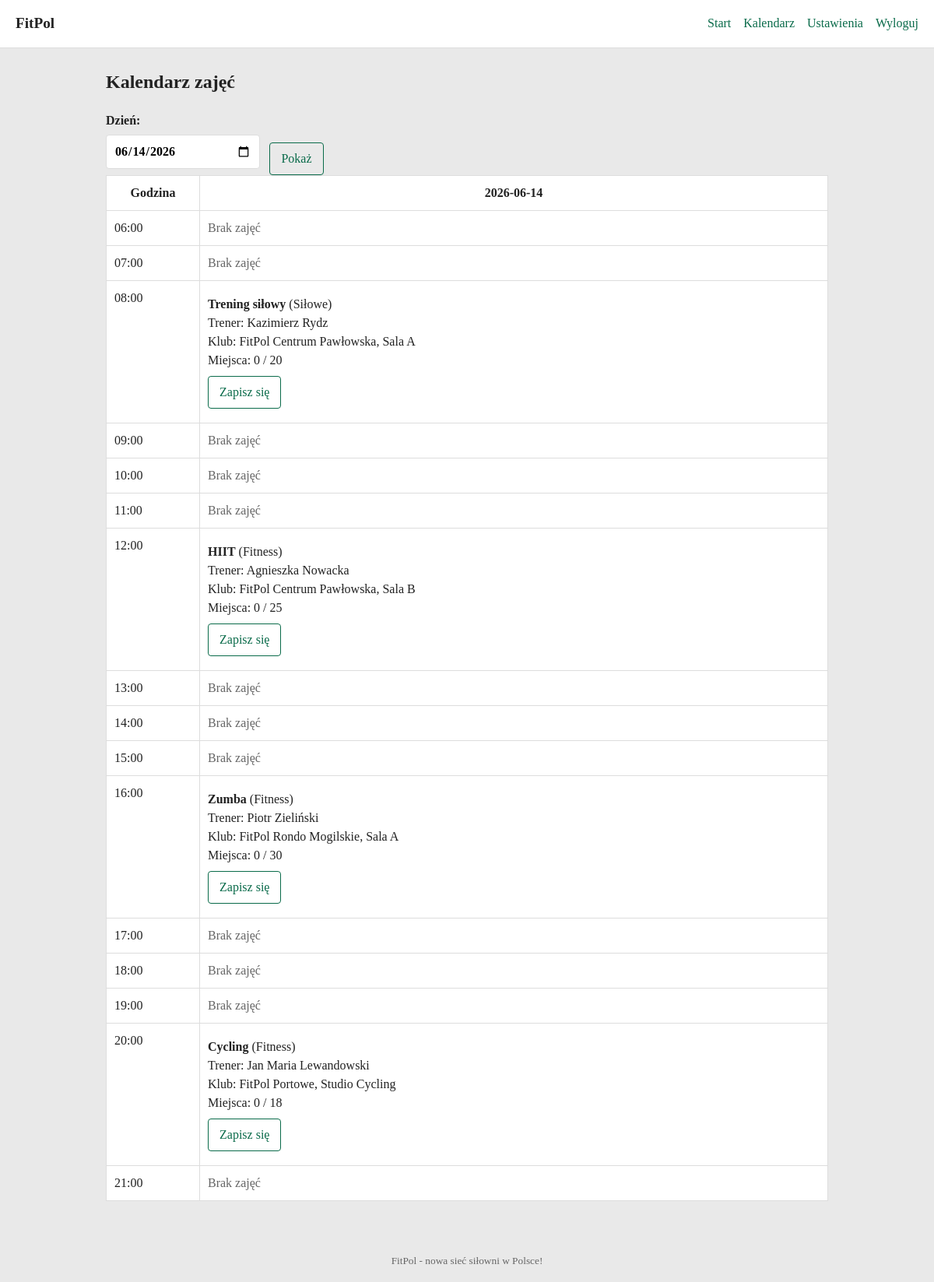
Page /kalendarz.php (signed in) on the committed database.
### tables this page shows
CREATE TABLE s_zajecia (
    Id INT UNSIGNED NOT NULL AUTO_INCREMENT PRIMARY KEY,
    Kluby_id INT UNSIGNED NOT NULL,
    Sale_id INT UNSIGNED NOT NULL,
    Kategorie_id INT UNSIGNED NOT NULL,
    Klasy_id INT UNSIGNED NOT NULL,
    Trenerzy_id INT UNSIGNED NOT NULL,
    Data_zajec DATE NOT NULL,
    Czas_zajec TIME NOT NULL,
    Czas_trwania SMALLINT UNSIGNED NOT NULL DEFAULT 45,
    Ocena DECIMAL(2,1) NOT NULL DEFAULT 5.0,
    Liczba_miejsc SMALLINT UNSIGNED NOT NULL DEFAULT 30,
    Rezerwacja SMALLINT UNSIGNED NOT NULL DEFAULT 0,

    CONSTRAINT FK_Zajecia_Kluby_id FOREIGN KEY (Kluby_id) REFERENCES s_kluby (Id) ON UPDATE CASCADE ON DELETE RESTRICT,
    CONSTRAINT FK_Zajecia_Sale_id FOREIGN KEY (Sale_id) REFERENCES s_sale (Id) ON UPDATE CASCADE ON DELETE RESTRICT,
    CONSTRAINT FK_Zajecia_Kategorie_id FOREIGN KEY (Kategorie_id) REFERENCES s_kategorie (Id) ON UPDATE CASCADE ON DELETE RESTRICT,
    CONSTRAINT FK_Zajecia_Klasy_id FOREIGN KEY (Klasy_id) REFERENCES s_klasy (Id) ON UPDATE CASCADE ON DELETE RESTRICT,
    CONSTRAINT FK_Zajecia_Trenerzy_id FOREIGN KEY (Trenerzy_id) REFERENCES s_trenerzy (Id) ON UPDATE CASCADE ON DELETE RESTRICT
);

CREATE TABLE s_klasy (
    Id INT UNSIGNED NOT NULL AUTO_INCREMENT PRIMARY KEY,
    Kategorie_id INT UNSIGNED NOT NULL,
    Nazwa VARCHAR(128) NOT NULL,

    CONSTRAINT FK_Klasy_Kategorie_id FOREIGN KEY (Kategorie_id) REFERENCES s_kategorie (Id) ON UPDATE CASCADE ON DELETE RESTRICT
);

CREATE TABLE s_kategorie (
    Id INT UNSIGNED NOT NULL AUTO_INCREMENT PRIMARY KEY,
    Nazwa VARCHAR(128) NOT NULL
);

CREATE TABLE s_trenerzy (
    Id INT UNSIGNED NOT NULL AUTO_INCREMENT PRIMARY KEY,
    Imie VARCHAR(128) NOT NULL,
    Nazwisko VARCHAR(128) NOT NULL
);

CREATE TABLE s_kluby (
    Id INT UNSIGNED NOT NULL AUTO_INCREMENT PRIMARY KEY,
    Nazwa VARCHAR(128) NOT NULL,
    Miasto VARCHAR(128) NOT NULL,
    Adres VARCHAR(128) NOT NULL
);

CREATE TABLE s_sale (
    Id INT UNSIGNED NOT NULL AUTO_INCREMENT PRIMARY KEY,
    Nazwa VARCHAR(128) NOT NULL
);

### komponenty/baza_danych.php (called while the page is built, shortened)
<?php
    function html_convert($value) {
        return htmlspecialchars(($value ?? ''), ENT_QUOTES, 'UTF-8');
    }
    function is_logged_in() {
        return isset($_SESSION['user_id']);
    }
    function current_user_id() {
        return isset($_SESSION['user_id']) ? $_SESSION['user_id'] : null;
    }
?>

### kalendarz.php (the view, shortened to what this page needs)
<?php
	require './komponenty/baza_danych.php';
	$conn 		= db_connect();
	$user_id 	= current_user_id();
	$date = $_GET['data'] ?? date('Y-m-d');
	$classes = [];
	$stmt = mysqli_prepare(
		$conn,
	    'SELECT z.Id, z.Czas_zajec, z.Liczba_miejsc,
		 k.Nazwa AS Klasa, kat.Nazwa AS Kategoria, t.Imie AS Trener_imie, t.Nazwisko AS Trener_nazwisko, kl.Nazwa AS Klub, s.Nazwa AS Sala,
		 COUNT(r.Id) AS Zajete, MAX(CASE WHEN r.Uzytkownicy_id = ? THEN 1 ELSE 0 END) AS Czy_moje
		 FROM s_zajecia AS z
		 JOIN s_kluby AS kl ON kl.Id = z.Kluby_id
		 JOIN s_sale AS s ON s.Id = z.Sale_id
		 JOIN s_kategorie AS kat ON kat.Id = z.Kategorie_id
		 JOIN s_klasy AS k ON k.Id = z.Klasy_id
		 JOIN s_trenerzy AS t ON t.Id = z.Trenerzy_id
		 LEFT JOIN s_rezerwacje AS r ON r.Zajecia_id = z.Id
		 WHERE z.Data_zajec = ?
		 GROUP BY z.Id, z.Czas_zajec, z.Liczba_miejsc, k.Nazwa, kat.Nazwa, t.Imie, t.Nazwisko, kl.Nazwa, s.Nazwa
		 ORDER BY z.Czas_zajec;'
	);
	mysqli_stmt_bind_param($stmt, 'is', $user_id, $date);
	mysqli_stmt_execute($stmt);
		$result = mysqli_stmt_get_result($stmt);
		if ($result) {
			while ($row = mysqli_fetch_array($result)) {
				$timeKey = substr($row['Czas_zajec'], 0, 5);
				if (!isset($classes[$timeKey])) {
					$classes[$timeKey] = [];
				}
				$classes[$timeKey][] = $row;
			}
		}
	require './komponenty/naglowek.php';
?>
<section>
	<h1>Kalendarz zajęć</h1>
	<form method="GET" class="filtry" action="kalendarz.php">
		<label>
			Dzień:
			<input type="date" name="data" value="<?= html_convert($date); ?>">
		</label>
		<button class="btn" type="submit">Pokaż</button>
	</form>
	<table class="schedule">
		<thead>
			<tr>
				<th class="time-col">Godzina</th>
				<th><?= html_convert($date); ?></th>
			</tr>
		</thead>
		<tbody>
			<?php for ($hour = 6; $hour <= 21; $hour++): ?>
				<tr>
					<td class="time-col">
						<?php $time = sprintf('%02d:00', $hour); echo html_convert($time); ?>
					</td>
					<td>
						<?php if (!empty($classes[$time])): ?>
							<?php foreach ($classes[$time] as $class): ?>
								<?php
									$zajete 	= $class['Zajete'];
									$limit 		= $class['Liczba_miejsc'];
									$wolne 		= $limit - $zajete;
									$czy_moje 	= $class['Czy_moje'] === 1;
								?>
								<div class="class-card">
									<?php
										echo "
											<strong>" .html_convert($class['Klasa']). "</strong> (" .html_convert($class['Kategoria']). ")<br>
											Trener: " .html_convert($class['Trener_imie']). " " .html_convert($class['Trener_nazwisko']). "<br>
											Klub: " .html_convert($class['Klub']). ", " .html_convert($class['Sala']). "<br>
											Miejsca: " .html_convert($zajete). " / " .html_convert($limit). "
											<div class='class-actions'>
										";
										if ($czy_moje) 			echo "<span class='status'>Zapisano</span>";
										elseif ($wolne <= 0) 	echo "<span class='status'>Brak miejsc</span>";
										else echo "
											<form method='POST' action='kalendarz.php?data=" .html_convert($date). "'>
												<input type='hidden' name='akcja' value='rezerwuj'>
												<input type='hidden' name='zajecia_id' value='" .html_convert($class['Id']). "'>
												<button class='btn' type='submit'>Zapisz się</button>
											</form>
										";
										echo "</div>";
									?>
								</div>
							<?php endforeach;  ?>
						<?php else: ?>
							<span class="muted">Brak zajęć</span>
						<?php endif; ?>
					</td>
				</tr>
			<?php endfor; ?>
		</tbody>
	</table>
</section>
<?php require './komponenty/stopka.php'; ?>

### komponenty/naglowek.php (shortened to what this page needs)
<!DOCTYPE html>
<html lang="pl">
<head>
	<link rel="stylesheet" href="styl.css">
</head>
<body>
    <header>
        <a href="index.php" id="logo">FitPol</a>
        <nav>
            <a href="index.php">Start</a>
            <?php if (is_logged_in()) { ?>
                <a href="kalendarz.php">Kalendarz</a>
                <a href="ustawienia.php">Ustawienia</a>
                <a href="logowanie.php?akcja=wyloguj">Wyloguj</a>
            <?php } else { ?>
                <a href="logowanie.php">Logowanie</a>
            <?php } ?>
        </nav>
    </header>
    <main>

### komponenty/stopka.php (shortened to what this page needs)
    </main>
    <footer>
        <small>FitPol - nowa sieć siłowni w Polsce!</small>
    </footer>
</body>
</html>

### styl.css (style rules this page uses)
* { box-sizing: border-box; }
body { margin: 0; font-family: "Georgia", "Times New Roman", serif; background: var(--bg); color: var(--text); line-height: 1.5; }
section { margin: 25px 0; }
input, button { font: inherit; }
label { display: block; font-weight: 600; margin-bottom: 8px; }
a { color: var(--accent); text-decoration: none; }
header { background: var(--card); border-bottom: 1px solid var(--border); padding: 16px 20px; display: flex; align-items: center; justify-content: space-between; }
#logo { font-weight: bold; font-size: 1.2rem; color: var(--text); }
nav a { margin-left: 12px; }
main { max-width: 960px; margin: 24px auto 48px; padding: 0 16px; }
footer { text-align: center; padding: 16px; color: var(--muted); }
input[type="text"], input[type="email"], input[type="password"], input[type="number"], input[type="date"] { width: 100%; padding: 8px 10px; border: 1px solid var(--border); border-radius: 4px; margin-top: 6px; }
.btn { display: inline-block; padding: 8px 14px; border: 1px solid var(--accent); color: var(--accent); background: transparent; border-radius: 4px; cursor: pointer; }
table.schedule { width: 100%; border-collapse: collapse; background: var(--card); }
table.schedule th, table.schedule td { border: 1px solid var(--border); padding: 10px; vertical-align: top; }
.time-col { width: 120px; white-space: nowrap; }
.muted { color: var(--muted); }
.filtry { display: flex; align-items: flex-end; gap: 12px; flex-wrap: wrap; }
.class-card { padding: 8px 0; border-bottom: 1px dashed var(--border); }
.class-card:last-child { border-bottom: none; }
.class-actions { margin-top: 8px; }

### rows in the picture
s_zajecia: Klasy.Nazwa "Trening siłowy", Kategorie.Nazwa "Siłowe", Trenerzy.Imie "Kazimierz", Trenerzy.Nazwisko "Rydz", Kluby.Nazwa "FitPol Centrum Pawłowska", Sale.Nazwa "Sala A", zajete "0", Liczba_miejsc "20"
s_zajecia: Klasy.Nazwa "HIIT", Kategorie.Nazwa "Fitness", Trenerzy.Imie "Agnieszka", Trenerzy.Nazwisko "Nowacka", Kluby.Nazwa "FitPol Centrum Pawłowska", Sale.Nazwa "Sala B", zajete "0", Liczba_miejsc "25"
s_zajecia: Klasy.Nazwa "Zumba", Kategorie.Nazwa "Fitness", Trenerzy.Imie "Piotr", Trenerzy.Nazwisko "Zieliński", Kluby.Nazwa "FitPol Rondo Mogilskie", Sale.Nazwa "Sala A", zajete "0", Liczba_miejsc "30"
s_zajecia: Klasy.Nazwa "Cycling", Kategorie.Nazwa "Fitness", Trenerzy.Imie "Jan Maria", Trenerzy.Nazwisko "Lewandowski", Kluby.Nazwa "FitPol Portowe", Sale.Nazwa "Studio Cycling", zajete "0", Liczba_miejsc "18"

### other values in the picture
html_convert($time) "06:00"
html_convert($time) "07:00"
html_convert($time) "08:00"
html_convert($time) "09:00"
html_convert($time) "10:00"
html_convert($time) "11:00"
html_convert($time) "12:00"
html_convert($time) "13:00"
html_convert($time) "14:00"
html_convert($time) "15:00"
html_convert($time) "16:00"
html_convert($time) "17:00"
html_convert($time) "18:00"
html_convert($time) "19:00"
html_convert($time) "20:00"
